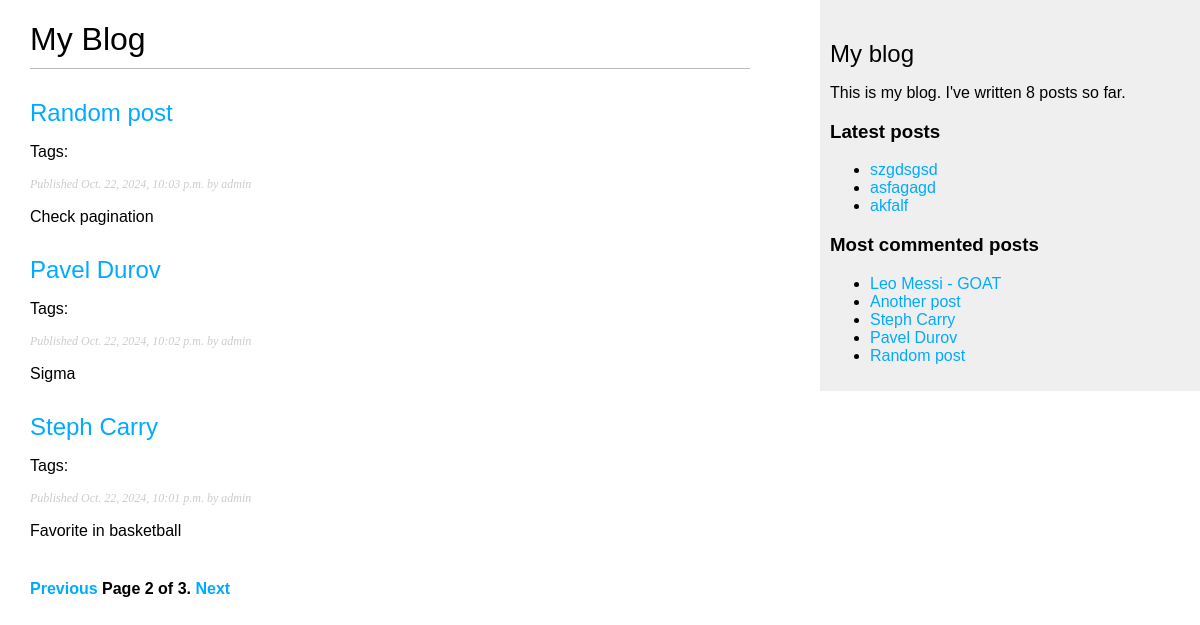
Screenshot of /blog/?page=2 with the database file from the repository.
### blog/models.py (models this page shows, shortened)
class Post(models.Model):
    class Status(models.TextChoices):
        DRAFT = 'DF', 'Draft'
        PUBLISHED = 'PB', 'Published'
    title = models.CharField(max_length=250)
    slug = models.SlugField(max_length=250,
                            unique_for_date='publish')
    author = models.ForeignKey(User,
                               on_delete=models.CASCADE,
                               related_name='blog_posts')
    body = models.TextField()
    publish = models.DateTimeField(default=timezone.now)
    created = models.DateTimeField(auto_now_add=True)
    updated = models.DateTimeField(auto_now=True)
    status = models.CharField(max_length=2,
                              choices=Status.choices,
                              default=Status.DRAFT)
    objects = models.Manager()  # менеджер, применяемый по умолчанию
    published = PublishedManager()  # конкретно-прикладной менеджер
    class Meta:
        ordering = ['-publish']
        indexes = [
            models.Index(fields=['-publish']),
        ]
    def get_absolute_url(self):
        return reverse('blog:post_detail',
                       args=[self.publish.year,
                             self.publish.month,
                             self.publish.day,
                             self.slug])
    tags = TaggableManager()

### blog/views.py (the view)
# urls.py: path('', views.post_list, name='post_list'),
def post_list(requset, tag_slug=None):
    post_list = Post.published.all()
    tag = None
    if tag_slug:
        tag = get_object_or_404(Tag, slug=tag_slug)
        post_list = post_list.filter(tags__in=[tag])
    paginator = Paginator(post_list, 3)
    page_number = requset.GET.get('page', 1)
    try:
        posts = paginator.page(page_number)
    except PageNotAnInteger:
        posts = paginator.page(1)
    except EmptyPage:
        posts = paginator.page(paginator.num_pages)
    return render(requset,
                  'blog/post/list.html',
                  {'posts': posts})

### blog/models.py (called while the page is built)
    def get_queryset(self):
        return super().get_queryset().filter(status=Post.Status.PUBLISHED)

### blog/templatetags/blog_tags.py (called while the page is built)
@register.simple_tag
def total_posts():
    return Post.published.count()

@register.inclusion_tag('blog/post/latest_posts.html')
def show_latest_posts(count=5):
    latest_posts = Post.published.order_by('-publish')[:count]
    return {'latest_posts': latest_posts}

@register.simple_tag
def get_most_commented_posts(count=5):
    return Post.published.annotate(
                total_comments=Count('comments')
            ).order_by('-total_comments')[:count]

@register.filter(name='markdown')
def markdown_format(text):
    return mark_safe(markdown.markdown(text))

### blog/templates/blog/post/list.html (shortened to what this page needs)
{% extends "blog/base.html" %}
{% load blog_tags %}
{% block content %}
  <h1>My Blog</h1>
  {% for post in posts %}
    <h2>
      <a href="{{ post.get_absolute_url }}">
        {{ post.title }}
      </a>
    </h2>
    <p class="tags">Tags:
    </p>
    <p class="date">
      Published {{ post.publish }} by {{ post.author }}
    </p>
    {{ post.body|markdown|truncatewords:30}}
  {% endfor %}
  {% include "pagination.html" with page=posts %}
{% endblock %}

### blog/templates/blog/base.html (shortened to what this page needs)
{% load static %}
{% load blog_tags %}
<!DOCTYPE html>
<html>
<head>
  <link href="{% static "css/blog.css" %}" rel="stylesheet">
</head>
<body>
  <div id="content">
    {% block content %}
    {% endblock %}
  </div>
  <div id="sidebar">
    <h2>My blog</h2>
    <p>This is my blog.
       I've written {% total_posts %} posts so far.
    </p>
    <h3>Latest posts</h3>
    {% show_latest_posts 3 %}
    <h3>Most commented posts</h3>
    {% get_most_commented_posts as most_commented_posts %}
    <ul>
      {% for post in most_commented_posts %}
      <li>
        <a href="{{ post.get_absolute_url }}">{{ post.title }}</a>
      </li>
      {% endfor %}
  </div>
</body>
</html>

### blog/templates/blog/post/latest_posts.html
 <ul>
  {% for post in latest_posts %}
 <li>
 <a href="{{ post.get_absolute_url }}">{{ post.title }}</a>
 </li>
  {% endfor %}
 </ul>

### blog/static/css/blog.css (style rules this page uses)
body { margin:0; padding:0; font-family:helvetica, sans-serif; }
a { color:#00abff; text-decoration:none; }
h1 { font-weight:normal; border-bottom:1px solid #bbb; padding:0 0 10px 0; }
h2 { font-weight:normal; margin:30px 0 0; }
#content { float:left; width:60%; padding:0 0 0 30px; }
#sidebar { float:right; width:30%; padding:10px; background:#efefef; height:100%; }
p.date { color:#ccc; font-family: georgia, serif; font-size: 12px; font-style: italic; }

### rows the page displays
Post: title "Random post", publish "Oct. 22, 2024, 10:03 p.m.", author "admin", body "Check pagination"
Post: title "Pavel Durov", publish "Oct. 22, 2024, 10:02 p.m.", author "admin", body "Sigma"
Post: title "Steph Carry", publish "Oct. 22, 2024, 10:01 p.m.", author "admin", body "Favorite in basketball"
Post: title "szgdsgsd"
Post: title "asfagagd"
Post: title "akfalf"
Post: title "Leo Messi - GOAT"
Post: title "Another post"

### other values shown
{{ page.number }} "2"
{{ page.paginator.num_pages }} "3"
